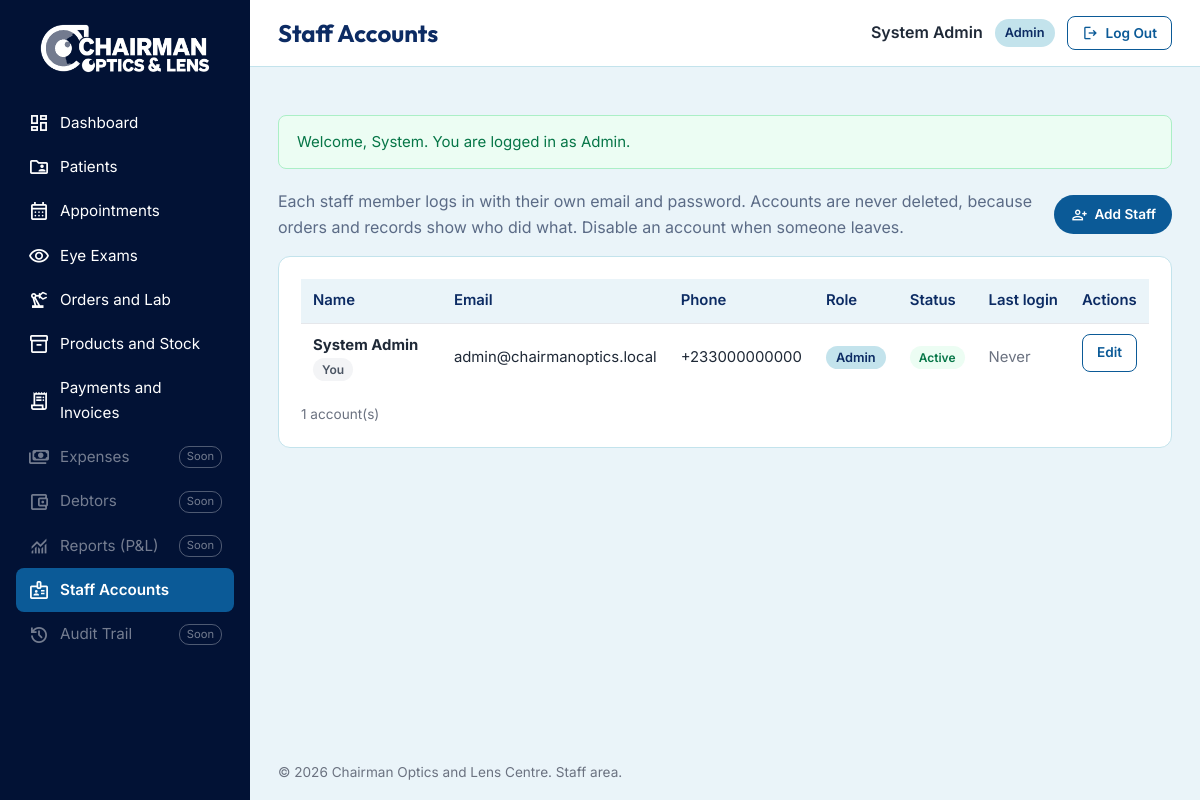
/views/admin/staff.php (signed in), run on the app's committed database.
### tables this page shows
CREATE TABLE co_staff (
    staff_id      INT AUTO_INCREMENT PRIMARY KEY,
    role_id       INT          NOT NULL,
    staff_fname   VARCHAR(50)  NOT NULL,
    staff_lname   VARCHAR(50)  NOT NULL,
    staff_email   VARCHAR(100) NOT NULL UNIQUE,
    staff_contact VARCHAR(15)  NOT NULL,
    staff_pass    VARCHAR(255) NOT NULL,               
    is_active     TINYINT(1)   NOT NULL DEFAULT 1,     
    last_login    DATETIME     NULL,
    date_created  DATETIME     NOT NULL DEFAULT CURRENT_TIMESTAMP,
    FOREIGN KEY (role_id) REFERENCES co_roles(role_id)
);

CREATE TABLE co_roles (
    role_id   INT AUTO_INCREMENT PRIMARY KEY,
    role_name VARCHAR(30) NOT NULL UNIQUE
);

### core/core.php (called while the page is built, shortened)
<?php
require_once __DIR__ . '/db_class.php';
function url(string $path = ''): string
{
    return BASE_URL . ltrim($path, '/');
}
function e($value): string
{
    return htmlspecialchars((string) $value, ENT_QUOTES, 'UTF-8');
}
function require_staff(array $allowedRoles = []): void
{
    require_once __DIR__ . '/../classes/StaffClass.php';
}

### controllers/StaffController.php (called while the page is built, shortened)
<?php
require_once __DIR__ . '/../classes/StaffClass.php';
class StaffController
{
    private $staff;
    public function __construct()
    {
        $this->staff = new StaffClass();
    }
    public function getAllStaff(): array
    {
        return $this->staff->getAllStaff();
    }
}

### core/db_class.php (called while the page is built, shortened)
<?php
class Database
{
    private static $sharedConn = null;
    public function __construct()
    {
        if (self::$sharedConn === null) {
            try {
                self::$sharedConn = new mysqli(DB_HOST, DB_USER, DB_PASS, DB_NAME);
                self::$sharedConn->set_charset('utf8mb4');
            } catch (mysqli_sql_exception $ex) {
                log_error('DB connection failed: ' . $ex->getMessage());
                http_response_code(500);
                die('Sorry, the site is having trouble right now. Please try again later.');
            }
        }
        $this->conn = self::$sharedConn;
    }
}

### classes/StaffClass.php (called while the page is built, shortened)
<?php
require_once __DIR__ . '/../core/db_class.php';
class StaffClass extends Database
{
    public function getAllStaff(): array
    {
        $result = $this->conn->query(
            'SELECT s.staff_id, s.role_id, r.role_name, s.staff_fname, s.staff_lname,
                    s.staff_email, s.staff_contact, s.is_active, s.last_login, s.date_created
             FROM co_staff s
             JOIN co_roles r ON r.role_id = s.role_id
             ORDER BY s.staff_fname, s.staff_lname'
        );
        return $result->fetch_all(MYSQLI_ASSOC);
    }
}

### views/admin/staff.php (the view, shortened to what this page needs)
<?php
require_once __DIR__ . '/../../core/core.php';
require_once __DIR__ . '/../../controllers/StaffController.php';
$controller = new StaffController();
$staffList  = $controller->getAllStaff();
$myId       = (int) $_SESSION['staff_id'];
require __DIR__ . '/../layout/admin_header.php';
?>
<div class="admin-toolbar">
    <p class="admin-intro">
        Each staff member logs in with their own email and password. Accounts are never deleted,
        because orders and records show who did what. Disable an account when someone leaves.
    </p>
    <a href="<?= url('views/admin/staff_form.php') ?>" class="btn btn-primary btn-small">
        <span class="material-symbols-outlined" aria-hidden="true">person_add</span> Add Staff
    </a>
</div>
<div class="admin-panel">
    <div class="table-wrap">
        <table class="admin-table">
            <thead>
                <tr>
                    <th scope="col">Name</th>
                    <th scope="col">Email</th>
                    <th scope="col">Phone</th>
                    <th scope="col">Role</th>
                    <th scope="col">Status</th>
                    <th scope="col">Last login</th>
                    <th scope="col">Actions</th>
                </tr>
            </thead>
            <tbody>
                <?php foreach ($staffList as $s): ?>
                    <?php
                    $isMe     = (int) $s['staff_id'] === $myId;
                    $isActive = (int) $s['is_active'] === 1;
                    $name     = $s['staff_fname'] . ' ' . $s['staff_lname'];
                    ?>
                    <tr class="<?= $isActive ? '' : 'row-disabled' ?>">
                        <td>
                            <strong><?= e($name) ?></strong>
                            <?php if ($isMe): ?><span class="badge badge-muted">You</span><?php endif; ?>
                        </td>
                        <td><?= e($s['staff_email']) ?></td>
                        <td><?= e($s['staff_contact']) ?></td>
                        <td><span class="role-badge"><?= e($s['role_name']) ?></span></td>
                        <td>
                            <?php if ($isActive): ?>
                                <span class="badge badge-success">Active</span>
                            <?php else: ?>
                                <span class="badge badge-danger">Disabled</span>
                            <?php endif; ?>
                        </td>
                        <td>
                            <?= $s['last_login']
                                ? e(date('d M Y, g:i a', strtotime($s['last_login'])))
                                : '<span class="muted">Never</span>' ?>
                        </td>
                        <td class="admin-actions">
                            <a href="<?= url('views/admin/staff_form.php?id=' . (int) $s['staff_id']) ?>"
                               class="btn btn-outline btn-small">Edit</a>
                        </td>
                    </tr>
                <?php endforeach; ?>
            </tbody>
        </table>
    </div>
    <p class="admin-count"><?= count($staffList) ?> account(s)</p>
</div>
<?php require __DIR__ . '/../layout/admin_footer.php'; ?>

### css/style.css (style rules this page uses)
:root { --blue: #0B5A97; --blue-dark: #0A4B86; --navy: #0C2B63; --footer: #021235; --cyan: #80C7D9; --light-blue: #EAF4F9; --pale-blue: #C3E3EC; --text: #33415C; --muted: #5B6B86; --border: #CBD5E1; --white: #FFFFFF; --error: #B42318; --error-bg: #FEF3F2; --success: #067647; --success-bg: #ECFDF3; --radius: 12px; --shadow: 0 10px 30px rgba(11, 42, 91, 0.10); }
*, *::before, *::after { box-sizing: border-box; }
body { margin: 0; font-family: 'Inter', Arial, sans-serif; font-size: 16px; line-height: 1.6; color: var(--text); background: var(--white); }
p { margin: 0 0 12px; }
a { color: var(--blue); }
.btn { display: inline-block; padding: 12px 22px; border: 2px solid transparent; border-radius: 999px; font-family: inherit; font-size: 15px; font-weight: 600; text-align: center; text-decoration: none; cursor: pointer; transition: background-color 0.2s, color 0.2s; }
.btn-primary { background: var(--blue); color: var(--white); }
.material-symbols-outlined { font-size: 22px; line-height: 1; vertical-align: middle; }
.admin-body { margin: 0; background: var(--light-blue, #EAF4F9); font-family: 'Inter', sans-serif; color: #1f2937; }
.role-badge { background: var(--pale-blue, #C3E3EC); color: var(--navy, #0C2B63); font-size: 0.8rem; font-weight: 600; padding: 4px 10px; border-radius: 20px; }
.admin-body .btn-small { padding: 7px 14px; font-size: 0.85rem; display: inline-flex; align-items: center; gap: 6px; }
.admin-body .btn-outline { background: #fff; color: var(--blue, #0B5A97); border: 1px solid var(--blue, #0B5A97); border-radius: 8px; cursor: pointer; }
.admin-body .btn-small .material-symbols-outlined { font-size: 18px; }
.muted { color: #6b7280; }
.admin-intro { max-width: 760px; color: var(--muted); }
.admin-panel { background: #fff; border: 1px solid var(--pale-blue); border-radius: 12px; padding: 22px; margin: 0 0 20px; min-width: 0; }
.admin-count { margin: 12px 0 0; font-size: 0.85rem; color: #6b7280; }
.admin-toolbar { display: flex; flex-wrap: wrap; align-items: center; justify-content: space-between; gap: 12px; margin-bottom: 16px; }
.table-wrap { overflow-x: auto; }
.admin-table { width: 100%; border-collapse: collapse; font-size: 0.93rem; }
.admin-table th { text-align: left; font-weight: 600; color: var(--navy); background: var(--light-blue); padding: 10px 12px; white-space: nowrap; }
.admin-table td { padding: 10px 12px; border-top: 1px solid #e5e7eb; vertical-align: middle; }
.admin-actions { display: flex; gap: 8px; align-items: center; }
.badge { display: inline-block; padding: 2px 9px; border-radius: 20px; font-size: 0.75rem; font-weight: 600; line-height: 1.6; }
.badge-success { background: var(--success-bg); color: var(--success); }
.badge-muted { background: #f3f4f6; color: #4b5563; }
.admin-toolbar .admin-intro { margin: 0; flex: 1; min-width: 260px; }

### data on the page
co_staff: name "System Admin", shows "You", staff_email "admin@chairmanoptics.local", staff_contact "+233000000000", role.role_name "Admin", is_active "Active", shows "Never"

### other printed values
$item['label'] "Dashboard"
$item['label'] "Patients"
$item['label'] "Appointments"
$item['label'] "Eye Exams"
$item['label'] "Orders and Lab"
$item['label'] "Products and Stock"
$item['label'] "Payments and Invoices"
$item['label'] "Expenses"
$item['label'] "Debtors"
$item['label'] "Reports (P&L)"
$item['label'] "Staff Accounts"
$item['label'] "Audit Trail"
$pageTitle "Staff Accounts"
$_SESSION['staff_name'] "System Admin"
staff_role() "Admin"
